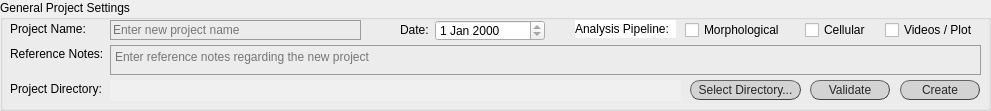
   <widget class="QGroupBox" name="gral_proj_settings">
    <property name="enabled">
     <bool>true</bool>
    </property>
    <property name="geometry">
     <rect>
      <x>10</x>
      <y>40</y>
      <width>991</width>
      <height>111</height>
     </rect>
    </property>
    <property name="styleSheet">
     <string notr="true">QGroupBox#gral_proj_settings{text-decoration: underline; font: 80 10pt &quot;Calibri Light&quot;;}
</string>
    </property>
    <property name="title">
     <string>General Project Settings</string>
    </property>
    <widget class="QLabel" name="lab_proj_name">
     <property name="geometry">
      <rect>
       <x>10</x>
       <y>20</y>
       <width>111</width>
       <height>18</height>
      </rect>
     </property>
     <property name="styleSheet">
      <string notr="true">font: 25 10pt &quot;Calibri Light&quot;;</string>
     </property>
     <property name="text">
      <string>Project Name: </string>
     </property>
    </widget>
    <widget class="QLabel" name="lab_ref_notes">
     <property name="geometry">
      <rect>
       <x>10</x>
       <y>45</y>
       <width>111</width>
       <height>18</height>
      </rect>
     </property>
     <property name="styleSheet">
      <string notr="true">font: 25 10pt &quot;Calibri Light&quot;;</string>
     </property>
     <property name="text">
      <string>Reference Notes: </string>
     </property>
    </widget>
    <widget class="QPushButton" name="button_select_proj_dir">
     <property name="geometry">
      <rect>
       <x>690</x>
       <y>80</y>
       <width>111</width>
       <height>20</height>
      </rect>
     </property>
     <property name="mouseTracking">
      <bool>true</bool>
     </property>
     <property name="focusPolicy">
      <enum>Qt::ClickFocus</enum>
     </property>
     <property name="autoFillBackground">
      <bool>false</bool>
     </property>
     <property name="styleSheet">
      <string notr="true">QPushButton{border-radius:10px;
border-width: 1px;
border-style: outset;
border-color: rgb(66, 66, 66);
background-color: rgb(211, 211, 211);
color: rgb(39, 39, 39);
font: 10pt &quot;Calibri Light&quot;;}

QPushButton:hover{
background-color: #eb6fbd;
border-color: #672146
}</string>
     </property>
     <property name="text">
      <string>Select Directory...</string>
     </property>
     <property name="checkable">
      <bool>true</bool>
     </property>
    </widget>
    <widget class="QLineEdit" name="lineEdit_proj_name">
     <property name="geometry">
      <rect>
       <x>110</x>
       <y>20</y>
       <width>251</width>
       <height>20</height>
      </rect>
     </property>
     <property name="focusPolicy">
      <enum>Qt::StrongFocus</enum>
     </property>
     <property name="layoutDirection">
      <enum>Qt::RightToLeft</enum>
     </property>
     <property name="styleSheet">
      <string notr="true">QLineEdit {background-color: rgba(0,0,0,0);
border: 1px solid rgb(156, 156, 156);
font: 25 10pt &quot;Calibri Light&quot;;
font-family: &quot;Calibri Light&quot;;
}
QLineEdit:focus { border: 1px solid #eb6fbd;}
					</string>
     </property>
     <property name="maxLength">
      <number>30</number>
     </property>
     <property name="frame">
      <bool>true</bool>
     </property>
     <property name="placeholderText">
      <string>Enter new project name</string>
     </property>
    </widget>
    <widget class="QLabel" name="lab_proj_dir">
     <property name="geometry">
      <rect>
       <x>10</x>
       <y>80</y>
       <width>111</width>
       <height>18</height>
      </rect>
     </property>
     <property name="styleSheet">
      <string notr="true">font: 25 10pt &quot;Calibri Light&quot;;</string>
     </property>
     <property name="text">
      <string>Project Directory: </string>
     </property>
    </widget>
    <widget class="QTextEdit" name="textEdit_ref_notes">
     <property name="geometry">
      <rect>
       <x>110</x>
       <y>45</y>
       <width>871</width>
       <height>30</height>
      </rect>
     </property>
     <property name="styleSheet">
      <string notr="true">QTextEdit {background-color: rgba(0,0,0,0);
border: 1px solid rgb(156, 156, 156);
font: 25 10pt &quot;Calibri Light&quot;;
font-family: &quot;Calibri Light&quot;;
}
QTextEdit:focus { border: 1px solid #eb6fbd;}
					</string>
     </property>
     <property name="documentTitle">
      <string/>
     </property>
     <property name="placeholderText">
      <string>Enter reference notes regarding the new project</string>
     </property>
    </widget>
    <widget class="QTextEdit" name="lab_filled_proj_dir">
     <property name="geometry">
      <rect>
       <x>110</x>
       <y>80</y>
       <width>571</width>
       <height>21</height>
      </rect>
     </property>
     <property name="focusPolicy">
      <enum>Qt::StrongFocus</enum>
     </property>
     <property name="styleSheet">
      <string notr="true">font: 25 9pt &quot;Calibri Light&quot;;
background-color: rgb(240, 240, 240);
color: rgb(100, 100, 100);</string>
     </property>
     <property name="frameShape">
      <enum>QFrame::NoFrame</enum>
     </property>
     <property name="frameShadow">
      <enum>QFrame::Sunken</enum>
     </property>
     <property name="verticalScrollBarPolicy">
      <enum>Qt::ScrollBarAlwaysOff</enum>
     </property>
     <property name="horizontalScrollBarPolicy">
      <enum>Qt::ScrollBarAlwaysOff</enum>
     </property>
     <property name="readOnly">
      <bool>true</bool>
     </property>
     <property name="html">
      <string>&lt;!DOCTYPE HTML PUBLIC &quot;-//W3C//DTD HTML 4.0//EN&quot; &quot;http://www.w3.org/TR/REC-html40/strict.dtd&quot;&gt;
&lt;html&gt;&lt;head&gt;&lt;meta name=&quot;qrichtext&quot; content=&quot;1&quot; /&gt;&lt;style type=&quot;text/css&quot;&gt;
p, li { white-space: pre-wrap; }
&lt;/style&gt;&lt;/head&gt;&lt;body style=&quot; font-family:'Calibri Light'; font-size:9pt; font-weight:24; font-style:normal;&quot;&gt;
&lt;p align=&quot;center&quot; style=&quot;-qt-paragraph-type:empty; margin-top:0px; margin-bottom:0px; margin-left:0px; margin-right:0px; -qt-block-indent:0; text-indent:0px;&quot;&gt;&lt;br /&gt;&lt;/p&gt;&lt;/body&gt;&lt;/html&gt;</string>
     </property>
    </widget>
    <widget class="QLabel" name="lab_analysis_pipeline">
     <property name="geometry">
      <rect>
       <x>575</x>
       <y>20</y>
       <width>101</width>
       <height>18</height>
      </rect>
     </property>
     <property name="styleSheet">
      <string notr="true">font: bold 10pt &quot;Calibri&quot;;
background-color: rgb(255, 255, 255);</string>
     </property>
     <property name="text">
      <string>Analysis Pipeline: </string>
     </property>
    </widget>
    <widget class="QCheckBox" name="checkBox_mH">
     <property name="geometry">
      <rect>
       <x>685</x>
       <y>20</y>
       <width>101</width>
       <height>20</height>
      </rect>
     </property>
     <property name="layoutDirection">
      <enum>Qt::LeftToRight</enum>
     </property>
     <property name="styleSheet">
      <string notr="true">font: 25 10pt &quot;Calibri Light&quot;;</string>
     </property>
     <property name="text">
      <string>Morphological</string>
     </property>
     <property name="checked">
      <bool>false</bool>
     </property>
    </widget>
    <widget class="QCheckBox" name="checkBox_mC">
     <property name="geometry">
      <rect>
       <x>805</x>
       <y>20</y>
       <width>61</width>
       <height>20</height>
      </rect>
     </property>
     <property name="layoutDirection">
      <enum>Qt::LeftToRight</enum>
     </property>
     <property name="styleSheet">
      <string notr="true">font: 25 10pt &quot;Calibri Light&quot;;</string>
     </property>
     <property name="text">
      <string>Cellular</string>
     </property>
    </widget>
    <widget class="QCheckBox" name="checkBox_mP">
     <property name="geometry">
      <rect>
       <x>885</x>
       <y>20</y>
       <width>91</width>
       <height>20</height>
      </rect>
     </property>
     <property name="layoutDirection">
      <enum>Qt::LeftToRight</enum>
     </property>
     <property name="styleSheet">
      <string notr="true">font: 25 10pt &quot;Calibri Light&quot;;</string>
     </property>
     <property name="text">
      <string>Videos / Plot</string>
     </property>
    </widget>
    <widget class="QPushButton" name="button_validate_new_proj">
     <property name="geometry">
      <rect>
       <x>810</x>
       <y>80</y>
       <width>80</width>
       <height>20</height>
      </rect>
     </property>
     <property name="autoFillBackground">
      <bool>false</bool>
     </property>
     <property name="styleSheet">
      <string notr="true">QPushButton{border-radius:10px;
border-width: 1px;
border-style: outset;
border-color: rgb(66, 66, 66);
background-color: rgb(211, 211, 211);
color: rgb(39, 39, 39);
font: 10pt &quot;Calibri Light&quot;;}

QPushButton:hover{
background-color: #eb6fbd;
border-color: #672146
}</string>
     </property>
     <property name="text">
      <string>Validate</string>
     </property>
     <property name="checkable">
      <bool>true</bool>
     </property>
     <property name="autoExclusive">
      <bool>false</bool>
     </property>
    </widget>
    <widget class="QPushButton" name="button_create_initial_proj">
     <property name="geometry">
      <rect>
       <x>900</x>
       <y>80</y>
       <width>80</width>
       <height>20</height>
      </rect>
     </property>
     <property name="autoFillBackground">
      <bool>false</bool>
     </property>
     <property name="styleSheet">
      <string notr="true">QPushButton{border-radius:10px;
border-width: 1px;
border-style: outset;
border-color: rgb(66, 66, 66);
background-color: rgb(211, 211, 211);
color: rgb(39, 39, 39);
font: 10pt &quot;Calibri Light&quot;;}

QPushButton:hover{
background-color: #eb6fbd;
border-color: #672146
}</string>
     </property>
     <property name="text">
      <string>Create</string>
     </property>
     <property name="checkable">
      <bool>true</bool>
     </property>
     <property name="autoExclusive">
      <bool>true</bool>
     </property>
     <property name="autoDefault">
      <bool>false</bool>
     </property>
    </widget>
    <widget class="QDateEdit" name="dateEdit">
     <property name="geometry">
      <rect>
       <x>435</x>
       <y>20</y>
       <width>110</width>
       <height>21</height>
      </rect>
     </property>
     <property name="styleSheet">
      <string notr="true">font: 25 9pt &quot;Calibri Light&quot;;</string>
     </property>
     <property name="readOnly">
      <bool>true</bool>
     </property>
    </widget>
    <widget class="QLabel" name="lab_proj_name_2">
     <property name="geometry">
      <rect>
       <x>400</x>
       <y>20</y>
       <width>31</width>
       <height>20</height>
      </rect>
     </property>
     <property name="styleSheet">
      <string notr="true">font: 25 10pt &quot;Calibri Light&quot;;</string>
     </property>
     <property name="text">
      <string>Date:</string>
     </property>
    </widget>
    <zorder>lab_proj_name</zorder>
    <zorder>lab_ref_notes</zorder>
    <zorder>lineEdit_proj_name</zorder>
    <zorder>lab_proj_dir</zorder>
    <zorder>textEdit_ref_notes</zorder>
    <zorder>lab_filled_proj_dir</zorder>
    <zorder>lab_analysis_pipeline</zorder>
    <zorder>checkBox_mH</zorder>
    <zorder>checkBox_mC</zorder>
    <zorder>checkBox_mP</zorder>
    <zorder>button_validate_new_proj</zorder>
    <zorder>button_select_proj_dir</zorder>
    <zorder>button_create_initial_proj</zorder>
    <zorder>dateEdit</zorder>
    <zorder>lab_proj_name_2</zorder>
   </widget>
